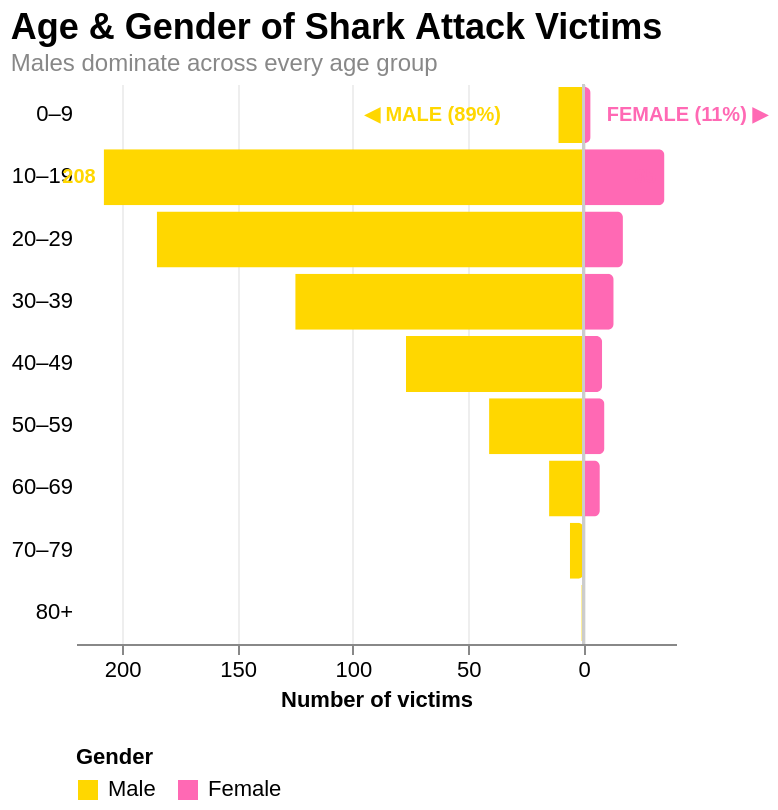

Here is the Vega-Lite specification saved for this chart:
### Vega-Lite specification from a JSON file in a GitHub repository (floating-point values rounded to 4 significant figures)
{"$schema": "https://vega.github.io/schema/vega-lite/v5.json", "title": {"text": "Age & Gender of Shark Attack Victims", "subtitle": "Males dominate across every age group", "fontSize": 18, "fontWeight": "bold", "subtitleFontSize": 12, "subtitleColor": "#888888", "anchor": "start"}, "width": "container", "height": 280, "config": {"view": {"stroke": ""}}, "data": {"values": [{"age_group": "0–9", "gender": "Male", "count": 11}, {"age_group": "0–9", "gender": "Female", "count": 3}, {"age_group": "10–19", "gender": "Male", "count": 208}, {"age_group": "10–19", "gender": "Female", "count": 35}, {"age_group": "20–29", "gender": "Male", "count": 185}, {"age_group": "20–29", "gender": "Female", "count": 17}, {"age_group": "30–39", "gender": "Male", "count": 125}, {"age_group": "30–39", "gender": "Female", "count": 13}, {"age_group": "40–49", "gender": "Male", "count": 77}, {"age_group": "40–49", "gender": "Female", "count": 8}, {"age_group": "50–59", "gender": "Male", "count": 41}, {"age_group": "50–59", "gender": "Female", "count": 9}, {"age_group": "60–69", "gender": "Male", "count": 15}, {"age_group": "60–69", "gender": "Female", "count": 7}, {"age_group": "70–79", "gender": "Male", "count": 6}, {"age_group": "70–79", "gender": "Female", "count": 0}, {"age_group": "80+", "gender": "Male", "count": 1}, {"age_group": "80+", "gender": "Female", "count": 0}]}, "transform": [{"calculate": "datum.gender === 'Male' ? -datum.count : datum.count", "as": "signed_count"}], "layer": [{"mark": {"type": "bar", "cornerRadiusEnd": 3}, "encoding": {"y": {"field": "age_group", "type": "ordinal", "sort": ["0–9", "10–19", "20–29", "30–39", "40–49", "50–59", "60–69", "70–79", "80+"], "axis": {"title": null, "labelFontSize": 11, "ticks": false, "domain": false}}, "x": {"field": "signed_count", "type": "quantitative", "axis": {"title": "Number of victims", "titleFontSize": 11, "labelFontSize": 11, "labelExpr": "abs(datum.value)", "grid": true, "gridColor": "#eeeeee"}}, "color": {"field": "gender", "type": "nominal", "scale": {"domain": ["Male", "Female"], "range": ["#FFD700", "#FF69B4"]}, "legend": {"title": "Gender", "titleFontSize": 11, "labelFontSize": 11, "orient": "bottom"}}, "tooltip": [{"field": "age_group", "title": "Age group"}, {"field": "gender", "title": "Gender"}, {"field": "count", "title": "Victims"}]}}, {"mark": {"type": "rule", "color": "#cccccc", "strokeWidth": 1}, "encoding": {"x": {"datum": 0}}}, {"data": {"values": [{"age_group": "0–9", "x": -95, "label": "◀ MALE (89%)", "col": "#FFD700"}, {"age_group": "0–9", "x": 10, "label": "FEMALE (11%) ▶", "col": "#FF69B4"}]}, "mark": {"type": "text", "align": "left", "fontSize": 10, "fontWeight": "bold"}, "encoding": {"y": {"field": "age_group", "type": "ordinal", "sort": ["0–9", "10–19", "20–29", "30–39", "40–49", "50–59", "60–69", "70–79", "80+"]}, "x": {"field": "x", "type": "quantitative"}, "text": {"field": "label", "type": "nominal"}, "color": {"field": "col", "type": "nominal", "scale": null, "legend": null}}}, {"transform": [{"calculate": "datum.gender === 'Male' ? -datum.count : datum.count", "as": "signed_count"}, {"filter": "datum.age_group === '10–19'"}], "mark": {"type": "text", "align": "right", "dx": -4, "fontSize": 10, "fontWeight": "bold"}, "encoding": {"y": {"field": "age_group", "type": "ordinal", "sort": ["0–9", "10–19", "20–29", "30–39", "40–49", "50–59", "60–69", "70–79", "80+"]}, "x": {"field": "signed_count", "type": "quantitative"}, "text": {"field": "count", "type": "quantitative"}, "color": {"field": "gender", "type": "nominal", "scale": {"domain": ["Male", "Female"], "range": ["#FFD700", "#FF69B4"]}, "legend": null}}}]}
